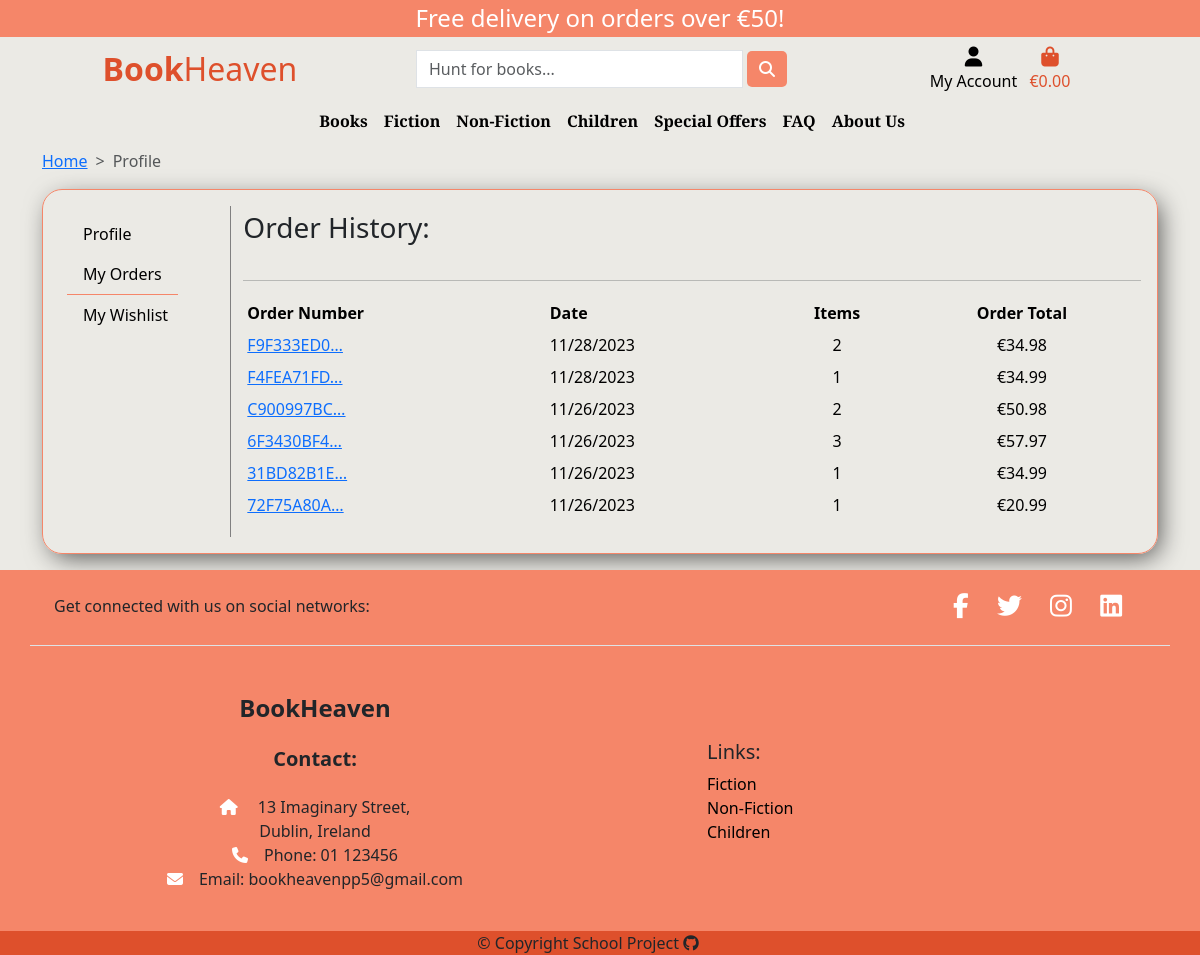
The page /profiles/profile/bae50a5cec5548c7a8229ebbbe4f918a/orders/ (signed in) on the database its author committed.
### checkout/models.py (models this page shows, shortened)
class Order(models.Model):
    order_number = models.CharField(max_length=32, null=False, editable=False)
    user_profile = models.ForeignKey(
        UserProfile, on_delete=models.SET_NULL, null=True, blank=True, related_name='orders')
    full_name = models.CharField(max_length=50, null=False, blank=False)
    email = models.EmailField(max_length=254, null=False, blank=False)
    phone_number = models.CharField(max_length=20, null=False, blank=False)
    country = CountryField(max_length=40, null=False, blank=False)
    postcode = models.CharField(max_length=20, null=True, blank=True)
    town_or_city = models.CharField(max_length=40, null=False, blank=False)
    street_address1 = models.CharField(max_length=80, null=False, blank=False)
    street_address2 = models.CharField(max_length=80, null=True, blank=True)
    county = models.CharField(max_length=80, null=True, blank=True)
    date = models.DateTimeField(auto_now_add=True)
    delivery_cost = models.DecimalField(
        max_digits=6, decimal_places=2, null=False, default=0)
    discount = models.DecimalField(
        blank=True, null=True, max_digits=6, decimal_places=2)
    order_total = models.DecimalField(
        max_digits=10, decimal_places=2, null=False, default=0)
    grand_total = models.DecimalField(
        max_digits=10, decimal_places=2, null=False, default=0)
    original_cart = models.TextField(null=False, blank=False, default='')
    stripe_pid = models.CharField(
        max_length=254, null=False, blank=False, default='')

### profiles/views.py (the view)
# urls.py: path('profile/<str:pk>/orders/', views.my_orders, name='my-orders'),
@login_required
def my_orders(request, pk):
    profile = get_object_or_404(UserProfile, id=pk)
    orders = profile.orders.all().order_by('-date')
    context = {
        'orders': orders,
    }
    return render(request, 'profiles/my_orders.html', context)

### profiles/templates/profiles/my_orders.html (shortened to what this page needs)
{% extends 'base.html' %}
{% load widget_tweaks %}
{% block content %}
<section class="profile mb-3">
    <div class="container">
        <nav style="--bs-breadcrumb-divider: '>';" aria-label="breadcrumb">
            <ol class="breadcrumb">
                <li class="breadcrumb-item"><a href="{% url 'home' %}">Home</a></li>
                <li class="breadcrumb-item active" aria-current="page">Profile</li>
            </ol>
        </nav>
    </div>
    <div class="container">
        <div class="row">
            <div class="col-12">
                <div class="custom-border p-3">
                    <div class="row">
                        {% include 'profiles/partials/sidebar.html' %}
                        <div class="col-12 col-lg-10 mt-4 mt-lg-0 d-flex flex-column justify-content-center">
                            <p class="text-start fs-3 fw-4">Order History:</p>
                            <hr>
                            {% if orders %}
                            <div class="order-history table-responsive">
                                <table class="table table-sm table-borderless">
                                    <thead>
                                        <tr>
                                            <th>Order Number</th>
                                            <th>Date</th>
                                            <th class="text-center">Items</th>
                                            <th class="text-center">Order Total</th>
                                        </tr>
                                    </thead>
                                    <tbody>
                                        {% for order in orders %}
                                        <tr>
                                            <td>
                                                <a href="{% url 'order-history' order.id %}" title="{{ order.order_number }}">
                                                    {{ order.order_number|truncatechars:10 }}
                                                </a>
                                            </td>
                                            <td>{{ order.date|date:"SHORT_DATE_FORMAT" }}</td>
                                            <td class="text-center">
                                                {{ order.lineitems.count }}
                                            </td>
                                            <td class="text-center">€{{ order.grand_total }}</td>
                                        </tr>
                                        {% endfor %}
                                    </tbody>
                                </table>
                            </div>
                            {% else %}
                            <div class="d-grid gap-2">
                                <p class="text-center">You have no new orders</p>
                                <a href="{% url 'all-products' %}" class="btn btn-orange d-block mx-auto">Browse Books</a>
                            </div>
                            {% endif %}
                        </div>
                    </div>
                </div>
            </div>
        </div>
    </div>
</section>
{% endblock content %}

### static/css/style.css (style rules this page uses)
:root { --orange: #f58669; --dark-orange: #de502c; --offwhite: #ebe8e0; --offwhite2: #efefed; --dark-gray: #574c49; --white: #ffff; --brown: #63453d; }
body { min-height: 100vh; display: flex; flex-direction: column; background-color: #ebeae5; }
.custom-border { border: var(--orange) 1px solid; border-radius: 20px; box-shadow: 5px 7px 26px -4px rgba(0, 0, 0, 0.66); -webkit-box-shadow: 5px 7px 26px -4px rgba(0, 0, 0, 0.66); -moz-box-shadow: 5px 7px 26px -4px rgba(0, 0, 0, 0.66); }
.table > :not(caption) > * > * { background-color: transparent; border-bottom-color: var(--dark-gray); }
.order-history { max-height: 529px; overflow-y: auto; }

### rows shown on the page
Order: order_number "F9F333ED0…", date "11/28/2023", lineitems.count "2", grand_total "34.98"
Order: order_number "F4FEA71FD…", date "11/28/2023", lineitems.count "1", grand_total "34.99"
Order: order_number "C900997BC…", date "11/26/2023", lineitems.count "2", grand_total "50.98"
Order: order_number "6F3430BF4…", date "11/26/2023", lineitems.count "3", grand_total "57.97"
Order: order_number "31BD82B1E…", date "11/26/2023", lineitems.count "1", grand_total "34.99"
Order: order_number "72F75A80A…", date "11/26/2023", lineitems.count "1", grand_total "20.99"

### other values the page prints
{{ free_delivery_threshold }} "50"
